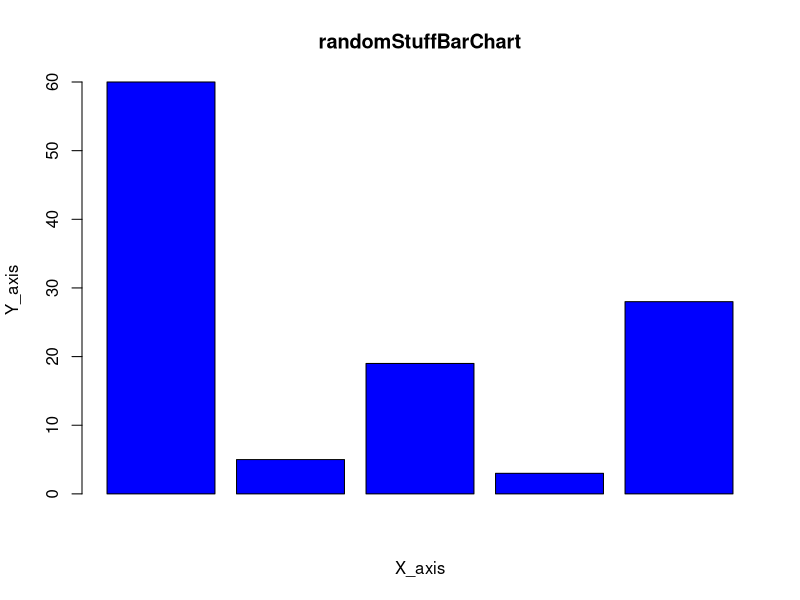

Reproduce this figure in R.
# Create the data for the chart
BarData <- c(60, 5, 19, 3, 28)

# Plot the bar chart, It is made blue and it is horizontal
barplot(BarData, xlab = "X_axis", ylab = "Y_axis",
  col ="blue", main ="randomStuffBarChart")